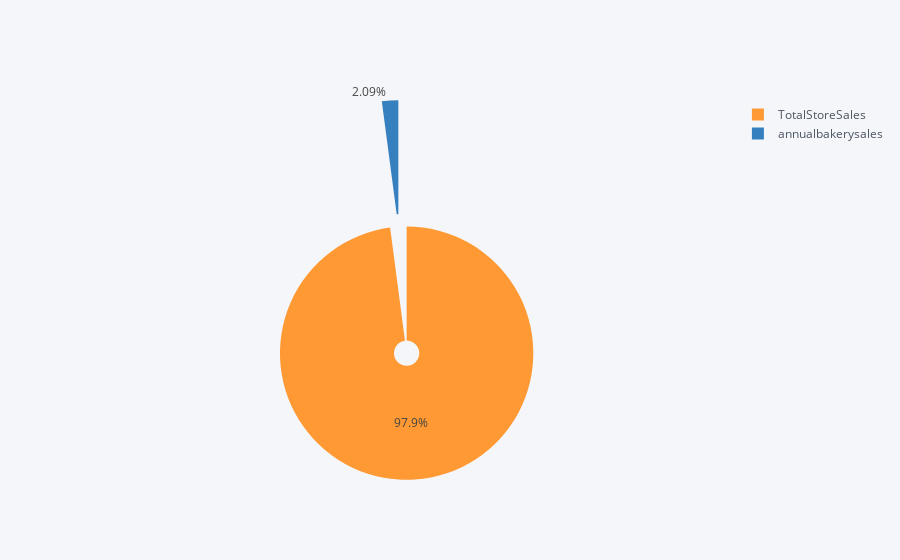

The code cell stored with this chart in its notebook:
### Code cell
pie.iplot(kind='pie',labels='SalesIndex',values='values',pull=0.5,hole=0.1)

### Figure 1 — Plotly figure (JSON) as saved in the notebook; plotly's stock layout.template omitted (floating-point values rounded to 4 significant figures)
{"data": [{"hole": 0.1, "labels": ["TotalStoreSales", "annualbakerysales"], "marker": {"colors": ["rgba(255, 153, 51, 1.0)", "rgba(55, 128, 191, 1.0)"]}, "name": "", "pull": 0.5, "type": "pie", "values": [15600000000.0, 332200000.0]}], "layout": {"legend": {"bgcolor": "#F5F6F9", "font": {"color": "#4D5663"}}, "paper_bgcolor": "#F5F6F9", "plot_bgcolor": "#F5F6F9", "titlefont": {"color": "#4D5663"}}}
